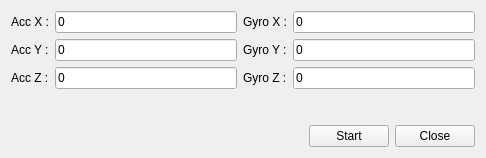
<?xml version="1.0" encoding="UTF-8"?>
<ui version="4.0">
 <class>SensorsVariance</class>
 <widget class="QWidget" name="SensorsVariance">
  <property name="geometry">
   <rect>
    <x>0</x>
    <y>0</y>
    <width>486</width>
    <height>158</height>
   </rect>
  </property>
  <property name="windowTitle">
   <string>Calculate Sensors Variance</string>
  </property>
  <layout class="QGridLayout" name="gridLayout_2">
   <item row="2" column="0">
    <layout class="QHBoxLayout" name="horizontalLayout">
     <item>
      <spacer name="horizontalSpacer">
       <property name="orientation">
        <enum>Qt::Horizontal</enum>
       </property>
       <property name="sizeHint" stdset="0">
        <size>
         <width>40</width>
         <height>20</height>
        </size>
       </property>
      </spacer>
     </item>
     <item>
      <widget class="QPushButton" name="btnStart">
       <property name="text">
        <string>Start</string>
       </property>
      </widget>
     </item>
     <item>
      <widget class="QPushButton" name="btnClose">
       <property name="text">
        <string>Close</string>
       </property>
      </widget>
     </item>
    </layout>
   </item>
   <item row="0" column="0">
    <layout class="QGridLayout" name="gridLayout">
     <item row="1" column="2">
      <widget class="QLineEdit" name="accY">
       <property name="text">
        <string>0</string>
       </property>
       <property name="readOnly">
        <bool>true</bool>
       </property>
      </widget>
     </item>
     <item row="0" column="0">
      <widget class="QLabel" name="label">
       <property name="text">
        <string>Acc X :</string>
       </property>
      </widget>
     </item>
     <item row="2" column="0">
      <widget class="QLabel" name="label_3">
       <property name="text">
        <string>Acc Z :</string>
       </property>
      </widget>
     </item>
     <item row="0" column="2">
      <widget class="QLineEdit" name="accX">
       <property name="text">
        <string>0</string>
       </property>
       <property name="readOnly">
        <bool>true</bool>
       </property>
      </widget>
     </item>
     <item row="1" column="0">
      <widget class="QLabel" name="label_2">
       <property name="text">
        <string>Acc Y :</string>
       </property>
      </widget>
     </item>
     <item row="2" column="2">
      <widget class="QLineEdit" name="accZ">
       <property name="text">
        <string>0</string>
       </property>
       <property name="readOnly">
        <bool>true</bool>
       </property>
      </widget>
     </item>
     <item row="0" column="3">
      <widget class="QLabel" name="label_4">
       <property name="text">
        <string>Gyro X :</string>
       </property>
      </widget>
     </item>
     <item row="0" column="4">
      <widget class="QLineEdit" name="gyroX">
       <property name="text">
        <string>0</string>
       </property>
       <property name="readOnly">
        <bool>true</bool>
       </property>
      </widget>
     </item>
     <item row="1" column="3">
      <widget class="QLabel" name="label_5">
       <property name="text">
        <string>Gyro Y :</string>
       </property>
      </widget>
     </item>
     <item row="2" column="3">
      <widget class="QLabel" name="label_6">
       <property name="text">
        <string>Gyro Z :</string>
       </property>
      </widget>
     </item>
     <item row="1" column="4">
      <widget class="QLineEdit" name="gyroY">
       <property name="text">
        <string>0</string>
       </property>
       <property name="readOnly">
        <bool>true</bool>
       </property>
      </widget>
     </item>
     <item row="2" column="4">
      <widget class="QLineEdit" name="gyroZ">
       <property name="text">
        <string>0</string>
       </property>
       <property name="readOnly">
        <bool>true</bool>
       </property>
      </widget>
     </item>
    </layout>
   </item>
   <item row="1" column="0">
    <spacer name="verticalSpacer">
     <property name="orientation">
      <enum>Qt::Vertical</enum>
     </property>
     <property name="sizeHint" stdset="0">
      <size>
       <width>20</width>
       <height>40</height>
      </size>
     </property>
    </spacer>
   </item>
  </layout>
 </widget>
 <resources/>
 <connections>
  <connection>
   <sender>btnClose</sender>
   <signal>clicked()</signal>
   <receiver>SensorsVariance</receiver>
   <slot>close()</slot>
   <hints>
    <hint type="sourcelabel">
     <x>433</x>
     <y>160</y>
    </hint>
    <hint type="destinationlabel">
     <x>242</x>
     <y>91</y>
    </hint>
   </hints>
  </connection>
 </connections>
</ui>
